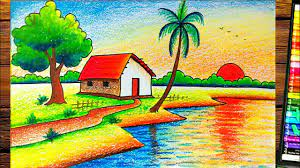
#> input picture LAB/EXP-2/image.jpg, 300 x 168 px
$ python EXP-2.py
#> lines starting #> are read from the running program, lines starting #| are printed output that depends on the picture
import cv2

# Read the image
image = cv2.imread("image.jpg")   # Replace with your image file path
#> image is the input picture: shape (168, 300, 3); mean B, G, R 95.4, 162.1, 160.7

# Check if the image is loaded successfully
if image is None:
    print("Error: Image not found!")
else:
    # Apply Gaussian Blur
    blurred_image = cv2.GaussianBlur(image, (15, 15), 0)
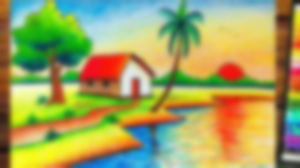
#> blurred_image: shape (168, 300, 3); mean B, G, R 95.5, 162.2, 160.8

    # Display the original and blurred images
    cv2.imshow("Original Image", image)
    cv2.imshow("Gaussian Blurred Image", blurred_image)

    # Save the blurred image (optional)
    cv2.imwrite("blurred_image.jpg", blurred_image)

    # Wait for a key press and close all windows
    cv2.waitKey(0)
    cv2.destroyAllWindows()
